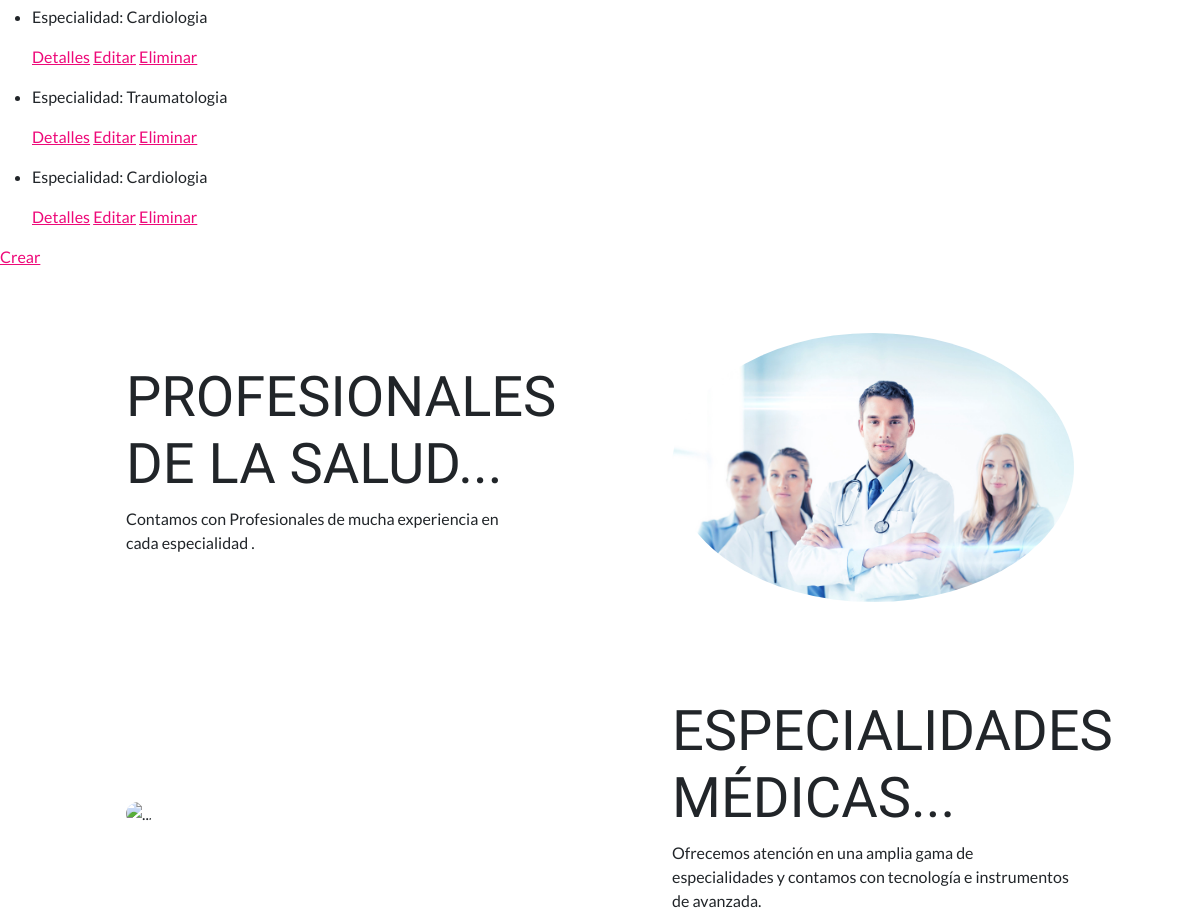
/AppCoder/turno/list (middle part), run on an earlier commit of the app's database.
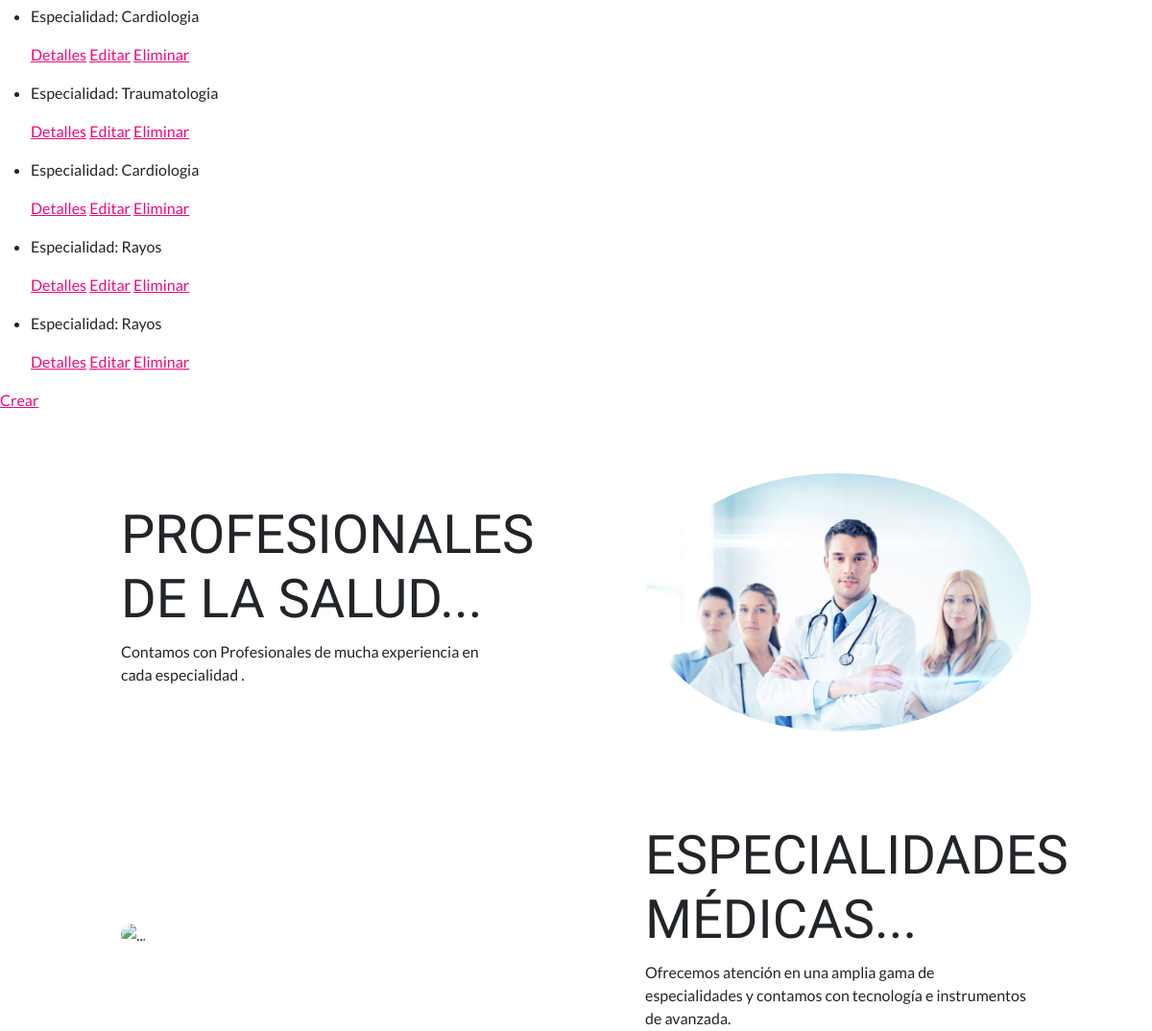
And on a later commit of the database.
### AppCoder/models.py (models this page shows)
class Turno (models.Model):
    especialidad=models.CharField (max_length=40, null=False)
    fecha= models.DateField(null=True)

### AppCoder/views.py (the view)
# urls.py: path('turno/list', TurnoList.as_view(), name='Turno/List'),
class TurnoList(ListView):
    model = Turno
    template_name = "AppCoder/turno_list.html"

### templates/AppCoder/turno_list.html (shortened to what this page needs)
{% extends "AppCoder/padre.html" %}
{% block ContenidoQueCambia %}
    <ul>
        {% for turno in object_list %}
        <li>
            <p>Especialidad: {{turno.especialidad}}</p>
            <p>
                <a href="{% url 'Turno/Detail' turno.id %}">Detalles</a>
                <a href="{% url 'Turno/Edit' turno.id %}">Editar</a>
                <a href="{% url 'Turno/Delete' turno.id %}">Eliminar</a>
            </p>
        </li>
        {% endfor %}
    </ul>
    <p>
        <a href="{% url 'Turno/New' %}">Crear</a>
    </p>
{% endblock ContenidoQueCambia %}

What changed in the data, as far as the page shows it:
added Turno: especialidad "Rayos"
added Turno: especialidad "Rayos"
